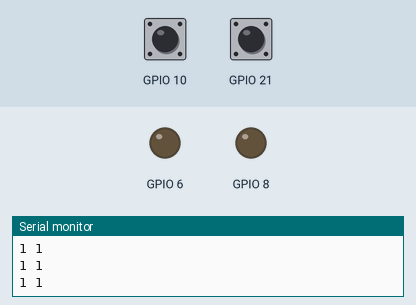
A sketch run on a simulated ESP32-S3. On the bench: output pins drawn as LEDs (lit = HIGH), the last lines printed to the serial monitor. The inputs (shaded band) are chosen by the test bench; at power-on: GPIO 10 HIGH, GPIO 21 HIGH.

Above: at 2.2 s.
2.3 s: GPIO 10 pulled LOW for 0.15 s
At 2.4 s:
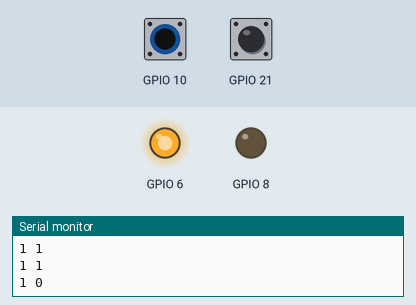
4.0 s: GPIO 21 pulled LOW for 0.15 s
At 4.1 s:
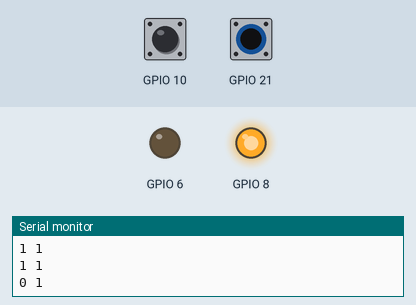
5.7 s: GPIO 21 pulled LOW for 3.2 s
At 10.0 s:
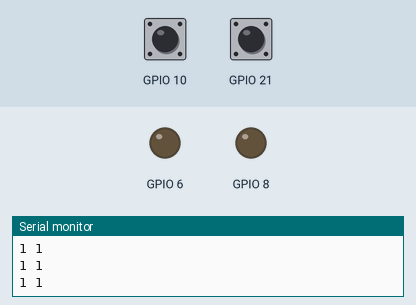
10.4 s: GPIO 10 pulled LOW for 3.2 s
At 11.2 s:
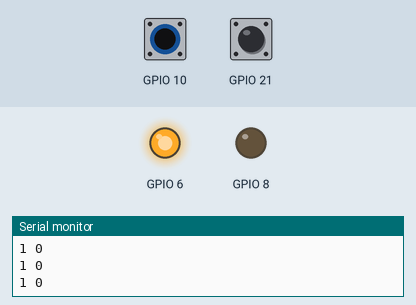
15.1 s: GPIO 10 driven LOW and GPIO 21 driven LOW
At 16.0 s:
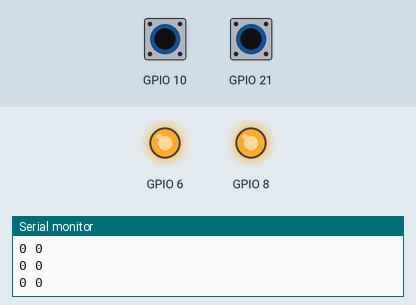
Timing chart, 0 to 17.6 s (numbered marks = the images above; inputs shaded):
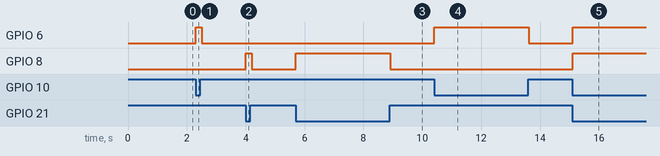

The sketch:

Test1.ino
```cpp
void setup() {
  Serial.begin(115200);
  pinMode(21, INPUT_PULLUP);
  pinMode(10, INPUT_PULLUP);
  pinMode(8, OUTPUT);
  pinMode(6, OUTPUT);
  delay(1000);
  digitalWrite(8, HIGH);
  digitalWrite(6, HIGH);
}

void loop() {
  Serial.printf("%d %d\n", digitalRead(21), digitalRead(10));
  if (!digitalRead(21)) {
    digitalWrite(8, HIGH);
  } else {
    digitalWrite(8, LOW);
  }
  if (!digitalRead(10)) {
    digitalWrite(6, HIGH);
  } else {
    digitalWrite(6, LOW);
  }
  delay(100);
}
```

Measured:
- after the input at 2.3 s, GPIO 6: LOW → HIGH at once, → LOW 0.20 s later
- after the input at 4.0 s, GPIO 8: LOW → HIGH at once, → LOW 0.20 s later
- after the input at 5.7 s, GPIO 8: LOW → HIGH at once, → LOW 3.2 s later
- after the input at 10.4 s, GPIO 6: LOW → HIGH at once, → LOW 3.2 s later
- after the input at 15.1 s, GPIO 6, GPIO 8: LOW → HIGH at once
